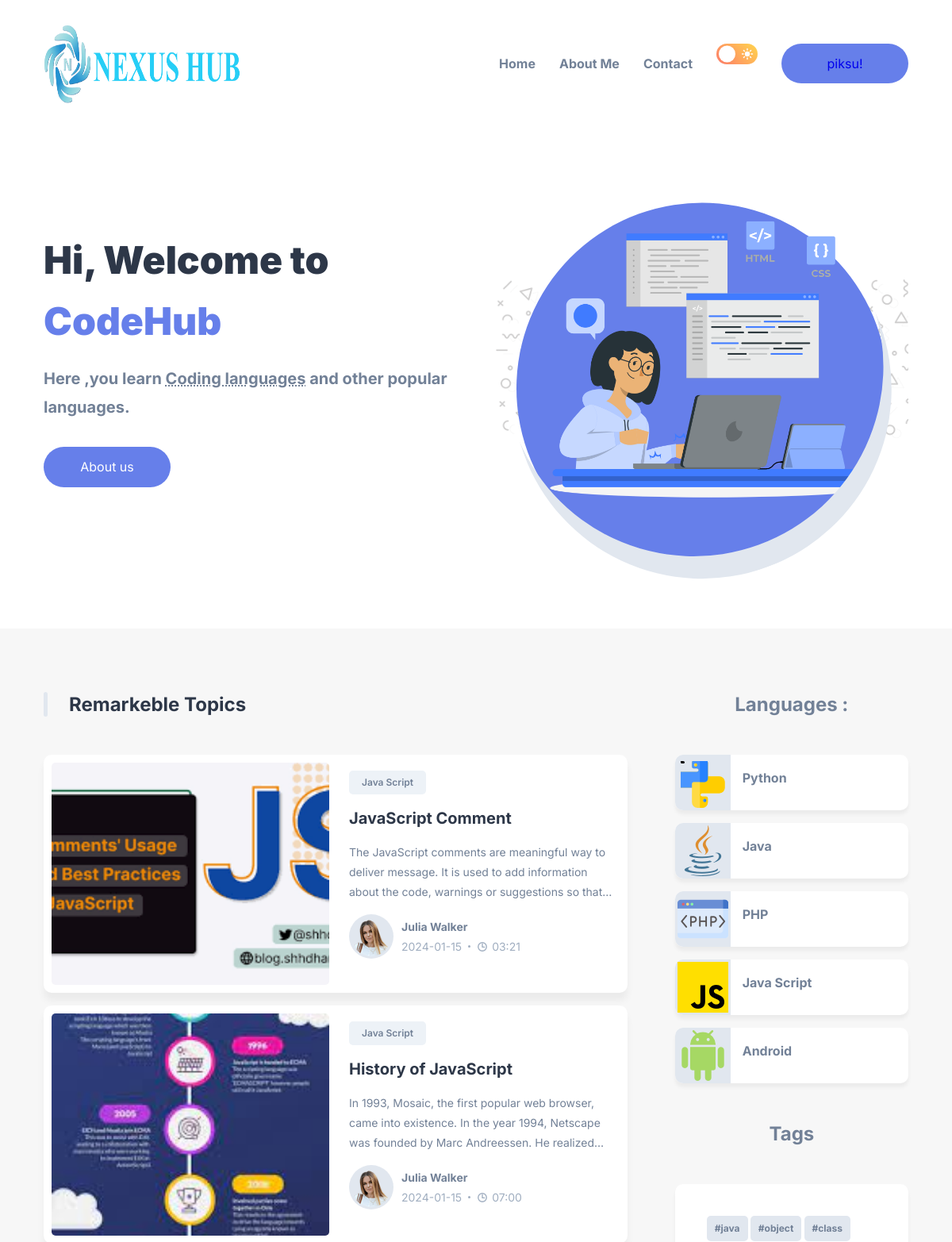
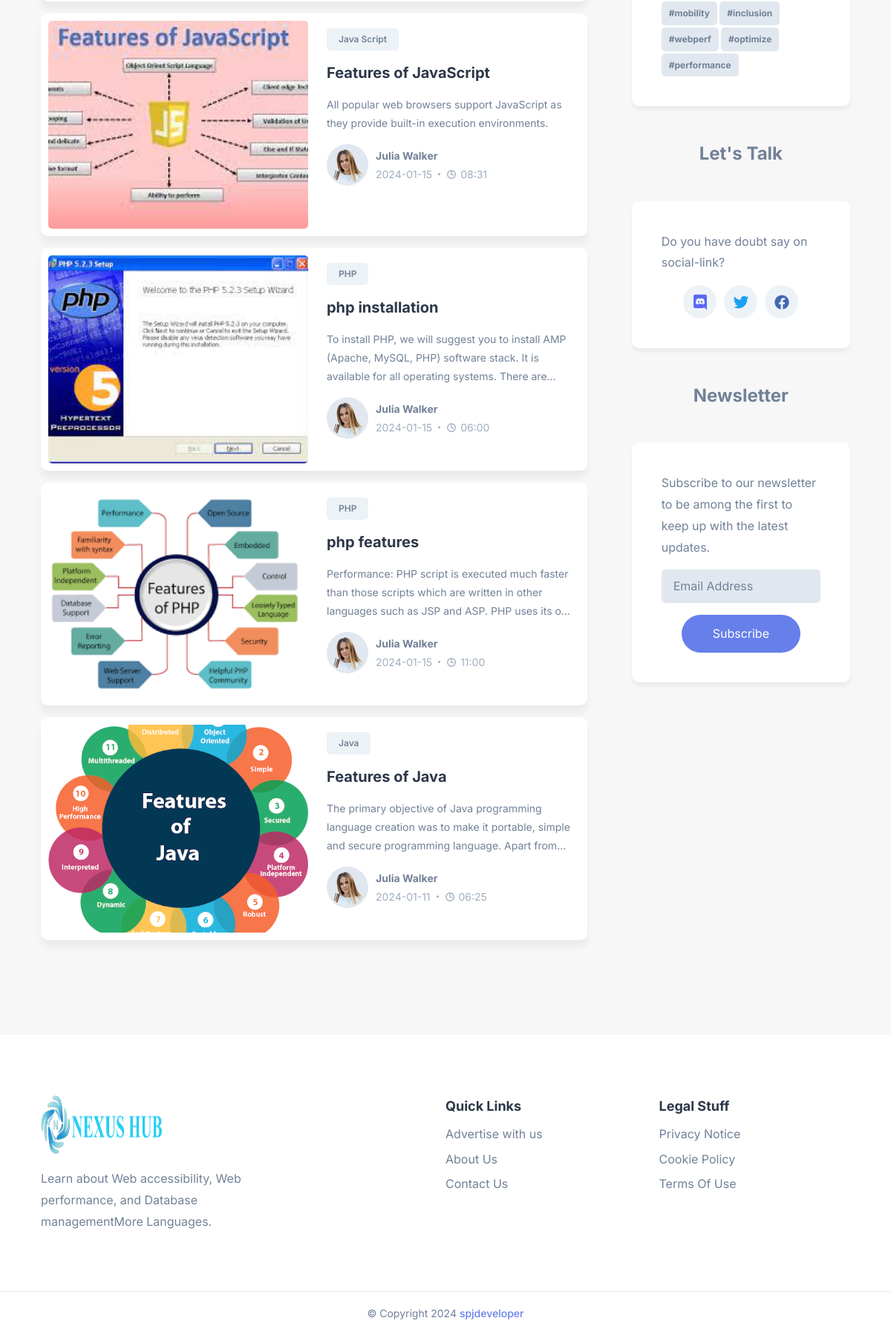
The page /programming_home.php (signed in) on the database its author committed (2 pictures, top to bottom).
### tables this page shows
CREATE TABLE `category` (
  `cat_id` int(11) NOT NULL,
  `cat_name` varchar(50) NOT NULL,
  `mid` int(11) NOT NULL,
  `cat_photo` varchar(30) NOT NULL
);

CREATE TABLE `item` (
  `id` int(20) NOT NULL,
  `title` varchar(50) NOT NULL,
  `description` text NOT NULL,
  `content` text NOT NULL,
  `photopath` text NOT NULL,
  `videopath` text NOT NULL,
  `test_link` text NOT NULL,
  `publish_by` text NOT NULL,
  `publish_date` date NOT NULL,
  `module_id` int(11) NOT NULL,
  `category` int(50) NOT NULL,
  `keywords` varchar(50) NOT NULL,
  `time` time NOT NULL
);

### programming_home.php (the view, shortened to what this page needs)
<?php
include './database/db.php';
$db = new DB();
$db->session_check();
?>
<!DOCTYPE html>
<html lang="en">
<head>
  <link rel="stylesheet" href="css/programming_style.css">
</head>
<body class="light-theme">
  <header>
    <div class="container">
      <nav class="navbar">
        <a href="index.php">
          <img src="images/logo_name.png" alt="website's logo" width="250" height="100" class="logo-light">
        </a>
        <div class="flex-wrapper">
          <ul class="desktop-nav">
            <li>
              <a href="index.php" class="nav-link">Home</a>
            </li>
            <li>
              <a href="#" class="nav-link">About Me</a>
            </li>
            <li>
              <a href="#" class="nav-link">Contact</a>
            </li>
          </ul>
          <button class="theme-btn theme-btn-desktop light">
            <ion-icon name="moon" class="moon"></ion-icon>
            <ion-icon name="sunny" class="sun"></ion-icon>
          </button>
          <?php
          $db->login_dashboard();
          ?>
        </div>
      </nav>
    </div>
  </header>
  <main>
    <div class="hero">
      <div class="container">
        <div class="left">
          <h1 class="h1">
            Hi, Welcome to <b>CodeHub</b>
          </h1>
          <p class="h3">
            Here ,you learn <abbr title="Accessibility">Coding languages</abbr>
            and other popular languages.
          </p>
          <div class="btn-group">
            <a href="#contact" class="btn btn-primary">About us</a>
          </div>
        </div>
        <div class="right">
          <div class="img-box">
            <img src="images/programming/pro_home.png" alt="home_img" class="hero-img">
            <div class="shape shape-2"></div>
          </div>
        </div>
      </div>
    </div>
    <div class="main">
      <div class="container">
        <div class="blog">
          <h2 class="h2">Remarkeble Topics</h2>
          <div class="blog-card-group">
            <?php
            $data = $db->fetch_items_by_module(4);
            $count = 0;
            foreach ($data as $d) {
              $count += 1;
              if ($count == 7) {
                break;
              }
              $lang_name = $db->find_category_name($d["category"]);
              foreach ($lang_name as $l_name) {
                echo "
                  <div class='blog-card'>
                  <div class='blog-card-banner'>
                  <img src='images/programming/" . $d["photopath"] . "' alt='Building microservices with Dropwizard, MongoDB & Docker'
                  width='250' class='blog-banner-img'>
                  </div>
                  <div class='blog-content-wrapper'>
                  <button class='blog-topic text-tiny'>" . $l_name["cat_name"] . "</button>
                  <h3>
                  <a href='pro_single.php?id=" . $d["id"] . "&name=" . $l_name["cat_name"] . "&c=" . $d["category"] . "' class='h3'>
                  " . $d["title"] . "
                  </a>
                  </h3>
                  <p class='blog-text'>
                  " . $d["description"] . "
                  </p>
                  <div class='wrapper-flex'>
                  <div class='profile-wrapper'>
                  <img src='images/programming/author.png' alt='Julia Walker' width='50'>
                  </div>
                  <div class='wrapper'>
                  <a href='#' class='h4'>Julia Walker</a>
                  <p class='text-sm'>
                  <time datetime='2022-01-17'> " . $d["publish_date"] . "</time>
                  <span class='separator'></span>
                  <ion-icon name='time-outline'></ion-icon>
                  <time datetime='PT3M'>" . date("i:s", strtotime($d["time"])) . "</time>
                  </p>
                  </div>
                  </div>
                  </div>
                  </div>";
              }
            }
            ?>
          </div>
        </div>
        <div class="aside">
          <div class="topics">
            <h2 class="h2">Languages :</h2>
            <?php
            $cat_list = $db->fetch_category_list(4);
            foreach ($cat_list as $cl) {
              $item_id = $db->fetch_items_list($cl["cat_id"]);
              foreach ($item_id as $ci) {
                echo "
                <a href='pro_single.php?id=" . $ci["id"] . "&c=" . $cl["cat_id"] . "' class='topic-btn'>
                <div class='icon-box'>
                  <img src='images/programming/" . $cl["cat_photo"] . "' alt=''>
                </div>
                <p>" . $cl["cat_name"] . "</p>
              </a>
                    ";
                break;
              }
            } ?>
          </div>
          <div class="tags">
            <h2 class="h2">Tags</h2>
            <div class="wrapper">
              <button class="hashtag">#java</button>
              <button class="hashtag">#object</button>
              <button class="hashtag">#class</button>
              <button class="hashtag">#mobility</button>
              <button class="hashtag">#inclusion</button>
              <button class="hashtag">#webperf</button>
              <button class="hashtag">#optimize</button>
              <button class="hashtag">#performance</button>
            </div>
          </div>
          <div class="contact">
            <h2 class="h2">Let's Talk</h2>
            <div class="wrapper">
              <p>
                Do you have doubt say on social-link?
              </p>
              <ul class="social-link">
                <li>
                  <a href="#" class="icon-box discord">
                    <ion-icon name="logo-discord"></ion-icon>
                  </a>
                </li>
                <li>
                  <a href="#" class="icon-box twitter">
                    <ion-icon name="logo-twitter"></ion-icon>
                  </a>
                </li>
                <li>
                  <a href="#" class="icon-box facebook">
                    <ion-icon name="logo-facebook"></ion-icon>
                  </a>
                </li>
              </ul>
            </div>
          </div>
          <div class="newsletter">
            <h2 class="h2">Newsletter</h2>
            <div class="wrapper">
              <p>
                Subscribe to our newsletter to be among the first to keep up with the latest updates.
              </p>
              <form action="#">
                <input type="email" name="email" placeholder="Email Address" required>
                <button type="submit" class="btn btn-primary">Subscribe</button>
              </form>
            </div>
          </div>
        </div>
      </div>
    </div>
  </main>
  <footer>
    <div class="container">
      <div class="wrapper">
        <a href="#" class="footer-logo">
          <img src="images/logo_name.png" alt="website's Logo" width="165" height="80" class="logo-light">
        </a>
        <p class="footer-text">
          Learn about Web accessibility, Web performance, and Database managementMore Languages.
        </p>
      </div>
      <div class="wrapper">
        <p class="footer-title">Quick Links</p>
        <ul>
          <li>
            <a href="#" class="footer-link">Advertise with us</a>
          </li>
          <li>
            <a href="#" class="footer-link">About Us</a>
          </li>
          <li>
            <a href="#" class="footer-link">Contact Us</a>
          </li>
        </ul>
      </div>
      <div class="wrapper">
        <p class="footer-title">Legal Stuff</p>
        <ul>
          <li>
            <a href="#" class="footer-link">Privacy Notice</a>
          </li>
          <li>
            <a href="#" class="footer-link">Cookie Policy</a>
          </li>
          <li>
            <a href="#" class="footer-link">Terms Of Use</a>
          </li>
        </ul>
      </div>
    </div>
    <p class="copyright">
      &copy; Copyright 2024 <a href="#">spjdeveloper</a>
    </p>
  </footer>
</body>
</html>

### rows shown on the page
item: title "JavaScript Comment", description "The JavaScript comments are meaningful way to deliver message. It is used to add information about the code, warnings or suggestions so…", publish_date "2024-01-15", time "03:21"
category: item.photopath (picture), cat_name "Java Script"
item: title "History of JavaScript", description "In 1993, Mosaic, the first popular web browser, came into existence. In the year 1994, Netscape was founded by Marc Andreessen. He…", publish_date "2024-01-15", time "07:00"
item: title "Features of JavaScript", description "All popular web browsers support JavaScript as they provide built-in execution environments.", publish_date "2024-01-15", time "08:31"
item: title "php installation", description "To install PHP, we will suggest you to install AMP (Apache, MySQL, PHP) software stack. It is available for all operating systems. There…", publish_date "2024-01-15", time "06:00"
category: item.photopath (picture), cat_name "PHP"
item: title "php features", description "Performance: PHP script is executed much faster than those scripts which are written in other languages such as JSP and ASP. PHP uses its…", publish_date "2024-01-15", time "11:00"
item: title "Features of Java", description "The primary objective of Java programming language creation was to make it portable, simple and secure programming language. Apart…", publish_date "2024-01-11", time "06:25"
category: item.photopath (picture), cat_name "Java"
item: category.cat_photo (picture), category.cat_name "Python"
item: category.cat_photo (picture), category.cat_name "Java"
item: category.cat_photo (picture), category.cat_name "PHP"
item: category.cat_photo (picture), category.cat_name "Java Script"
item: category.cat_photo (picture), category.cat_name "Android"

### other values the page prints
$_SESSION["username"] "piksu"
